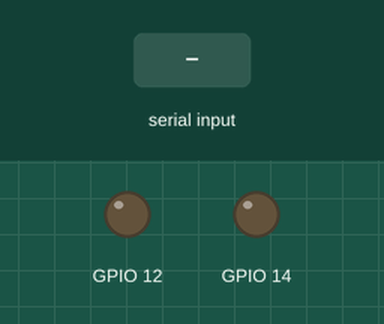
The sketch below on a simulated ESP32. Shown: output pins drawn as LEDs (lit = HIGH). The inputs (shaded band) are chosen by the test bench. Nothing arrives over Bluetooth unless stated.

Above: at 1.2 s.
1.3 s: "J" received over the second serial link
At 1.9 s:
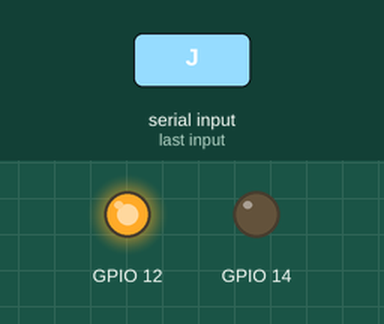
2.8 s: "H" received over the second serial link
At 3.1 s:
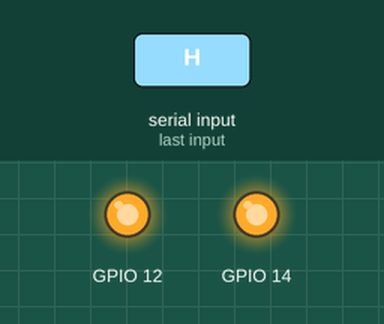
4.3 s: "Z" received over the second serial link
At 5.4 s:
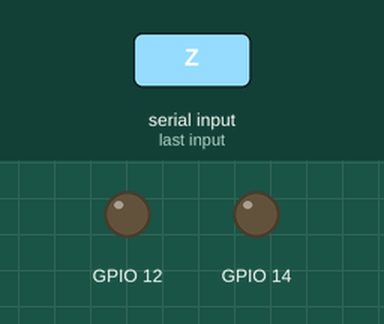
5.8 s: "2" received over the second serial link
At 6.5 s:
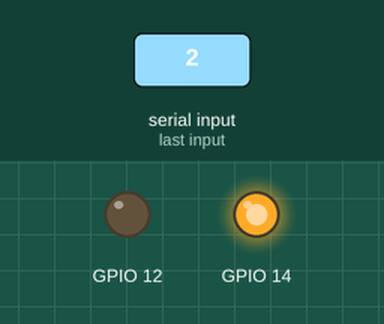
7.3 s: "1" received over the second serial link
At 7.7 s:
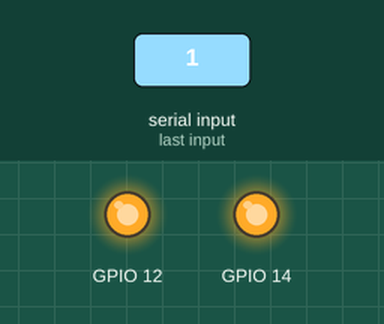
Timing chart, 0 to 9.8 s (numbered marks = the images above; inputs shaded):
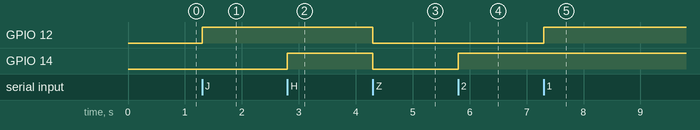

Measured:
- after the input at 1.3 s, GPIO 12: LOW → HIGH at once
- after the input at 2.8 s, GPIO 14: LOW → HIGH at once
- after the input at 4.3 s, GPIO 12, GPIO 14: HIGH → LOW at once
- after the input at 5.8 s, GPIO 14: LOW → HIGH at once
- after the input at 7.3 s, GPIO 12: LOW → HIGH at once

The sketch:

ESPRGBool.ino
```cpp
#include <BluetoothSerial.h>
BluetoothSerial SerialBT;
bool AZUL = false;
bool VERDE = false;


int comando;

void setup() {
SerialBT.begin("Mille");
  pinMode(12, OUTPUT);
    pinMode(14, OUTPUT);
}

void loop() {
  if (SerialBT.available() > 0) {
    comando = SerialBT.read();
  switch (comando) {
    case 'J':
      digitalWrite(12, HIGH);
      break;

    case '1':
      AZUL = !AZUL;
      digitalWrite(12, AZUL);
      break;

    case 'Z':
      digitalWrite(12, LOW);
      digitalWrite(14, LOW);
      break;

    case '3':
      digitalWrite(12, LOW);
      digitalWrite(14, LOW);
      break;

    case 'H':
      digitalWrite(14, HIGH);
      break;

    case '2':
    VERDE = !VERDE;
      digitalWrite(14, VERDE);
      break;

    }
 }
}
```
